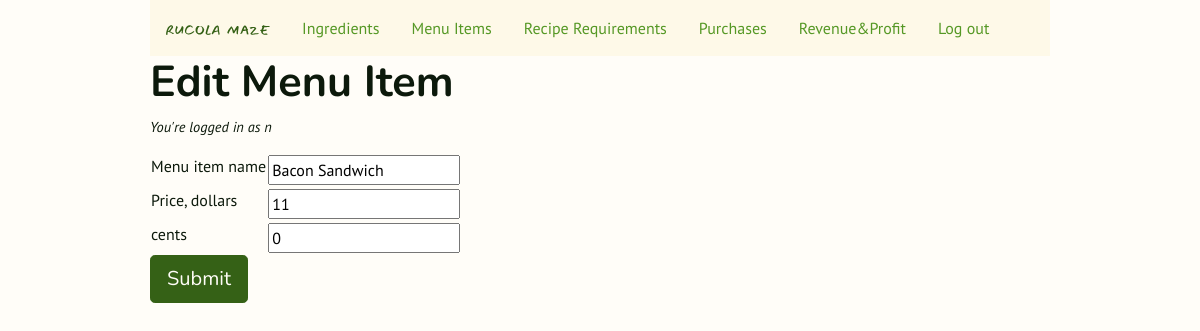
Screenshot of /menu_items/1/edit (signed in) with the database file from the repository.
### rucola_maze/models.py (models this page shows, shortened)
class User(UserMixin, db.Model):
    id = mapped_column(db.Integer, primary_key=True)
    username = mapped_column(db.String(64), unique=True, index=True)
    email = mapped_column(db.String(128), index=True, unique=True)
    password_hash = mapped_column(db.String(128))
    joined_at = mapped_column(db.DateTime(), index=True, default=datetime.utcnow)

class MenuItem(db.Model):
    id = mapped_column(db.Integer, primary_key=True)
    title = mapped_column(db.String(128), unique=True, index=True)
    price_dollars = mapped_column(db.Integer)
    price_cents = mapped_column(db.Integer, default=0)
    in_recipe_requirements = db.relationship(
        "RecipeRequirement",
        backref="menu_item",
        lazy="dynamic",
        cascade="all, delete, delete-orphan",
    )
    purchases = db.relationship(
        "Purchase",
        backref="menu_item",
        lazy="dynamic",
        cascade="all, delete, delete-orphan",
    )

### rucola_maze/inventory.py (the view, shortened to what this page needs)
@bp.route("/menu_items/<int:menu_item_id>/edit", methods=["GET", "POST"])
@login_required
def menu_item_edit(menu_item_id):
    menu_item = MenuItem.query.get(menu_item_id)
    form = MenuItemForm()
    return render_template(
        "inventory/menu_item_edit.html",
        form=MenuItemForm(obj=menu_item),
        menu_item=menu_item,
    )

### rucola_maze/forms.py
class MenuItemForm(FlaskForm):
    title = StringField("Menu item name", validators=[DataRequired()])
    price_dollars = IntegerField("Price, dollars", validators=[InputRequired()])
    price_cents = StringField("cents", validators=[DataRequired()], default="00")
    submit = SubmitField("Save")

### rucola_maze/models.py (called while the page is built)
@login_manager.user_loader
def load_user(user_id):
    return User.query.get(int(user_id))

### rucola_maze/templates/inventory/menu_item_edit.html (shortened to what this page needs)
{% extends 'base.html' %}
{% block content %}
<div class="h1">
    <h1>Edit Menu Item</h1>
</div>
<p class="small-text">You're logged in as {{ current_user.username }}</p>
<form method="POST" action="{{ url_for('inventory.menu_item_edit', menu_item_id=menu_item.id ) }}">
    <table>
        <tr>
            <td>{{ form.title.label }}</td>
            <td> {{ form.title() }}</td>
        </tr>
        <tr>
            <td>{{ form.price_dollars.label }}</td>
            <td> {{ form.price_dollars() }}</td>
        </tr>
        <tr>
            <td>{{ form.price_cents.label }}</td>
            <td> {{ form.price_cents() }}</td>
        </tr>
    </table>
    <input type="submit" value="Submit" class="btn btn-primary btn-lg" class="form-control">
</form>
{% endblock %}

### rucola_maze/static/style.css (style rules this page uses)
body { font-family: PT Sans; color: #0C190B; background-color: #FFFDF8; width: 75%; margin: 0 auto; }
.small-text { font-size: 0.9em; font-style: italic; }
.h1 h1 { font-family: Nunito; font-weight: bold; font-size: 2.7rem; margin-top: 24; }
.btn-primary { background-color: #356116; color: #FFFDF8; font-family: Nunito; border-color: #356116; }

### rows the page displays
User: username "n"
MenuItem: title "Bacon Sandwich", price_dollars "11", price_cents "0"
